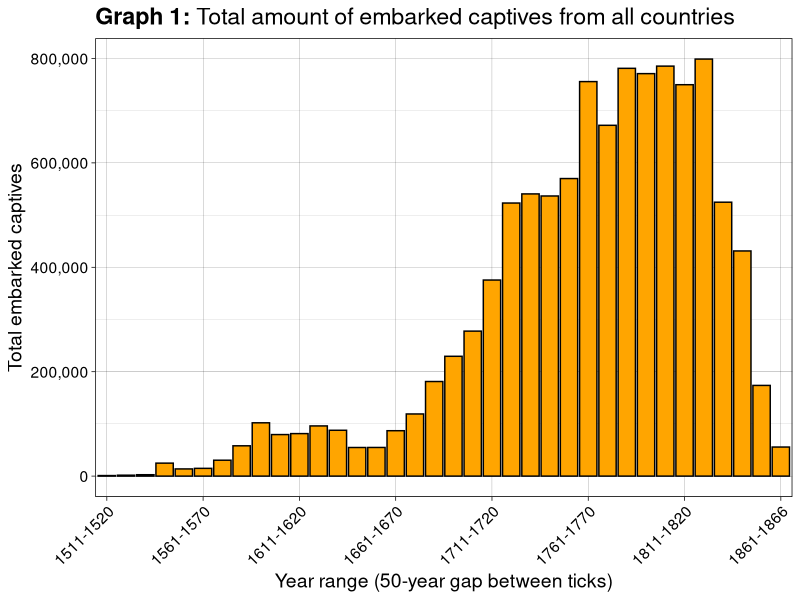
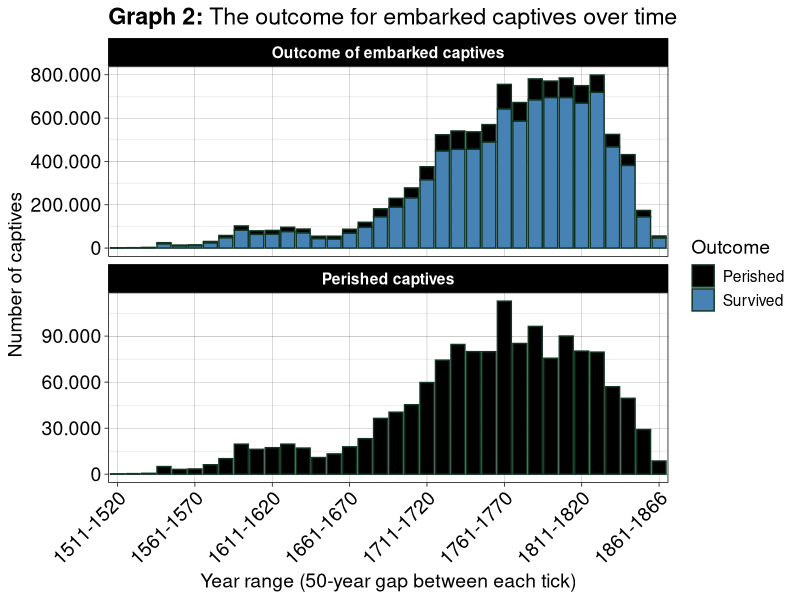
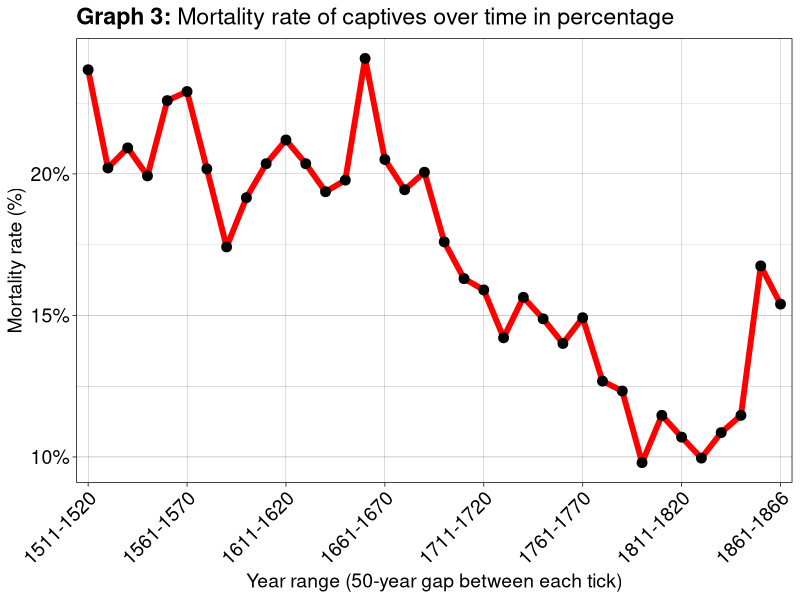
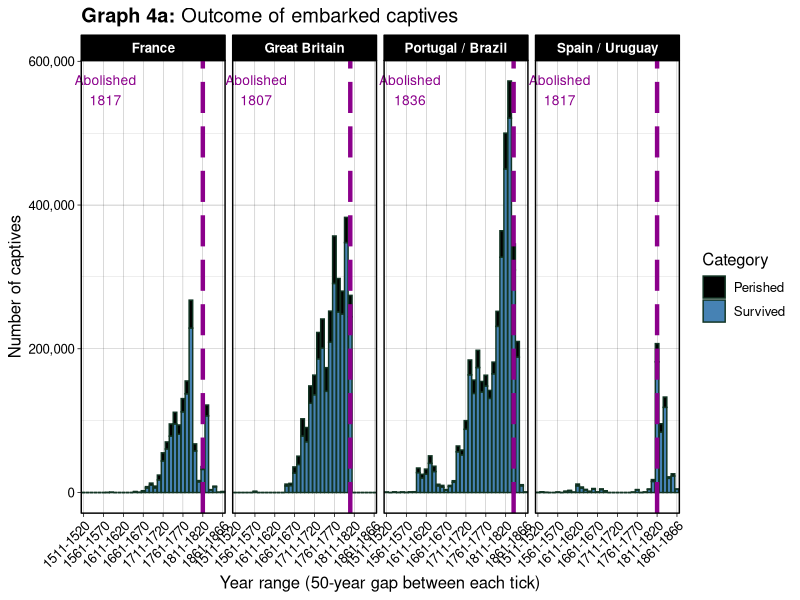
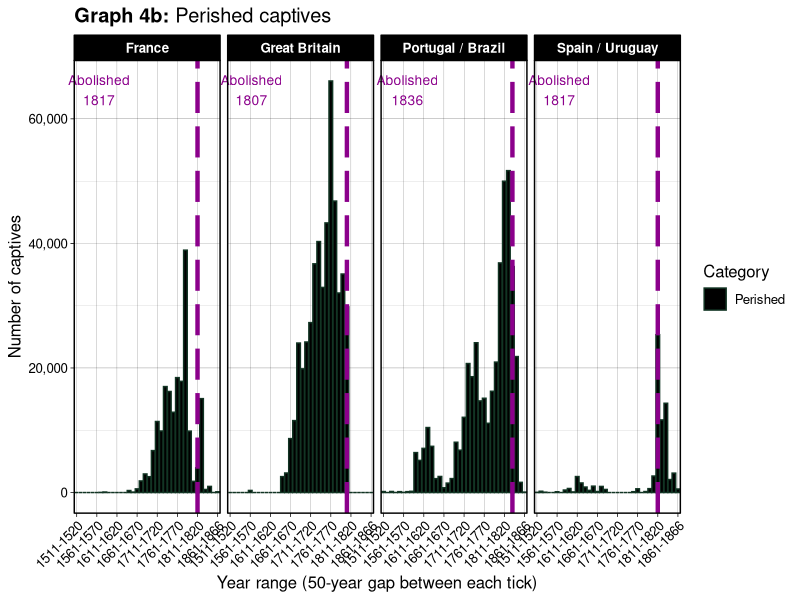
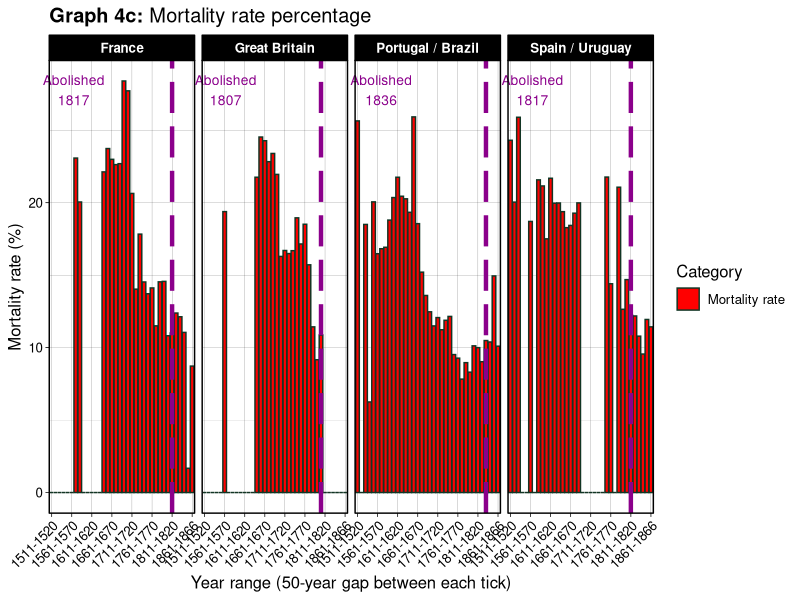
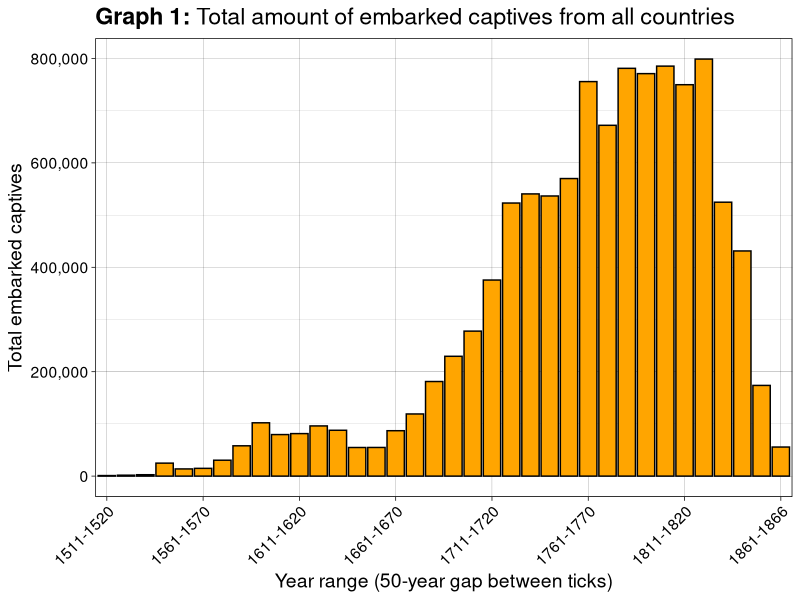
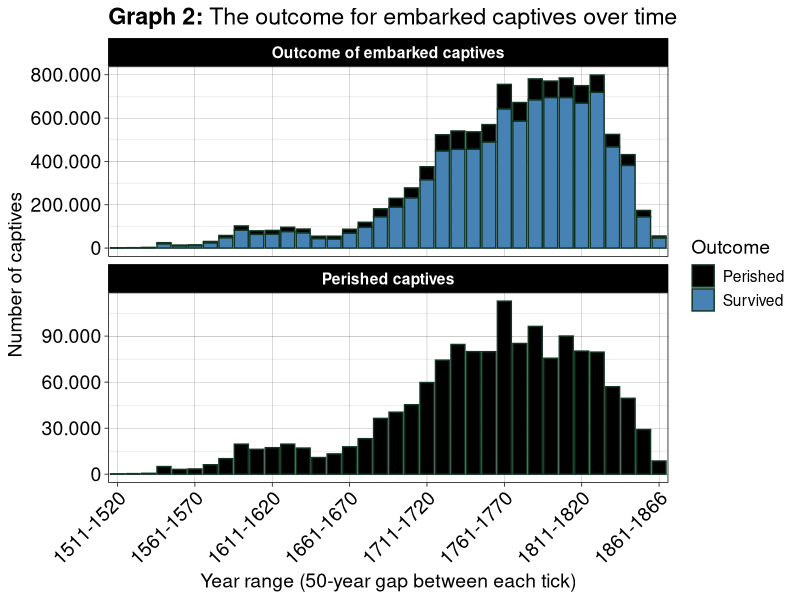

These figures' R source, in order:
## ---- chunk 1
# date: "`r format(Sys.Date(), '%d-%m-%Y')`" can be used to get DD-MM-YYYY.
Sys.setlocale("LC_TIME", "C") # Used to get english month.
## ---- chunk 2
knitr::opts_chunk$set(echo = TRUE,
                      message=FALSE)
## ---- chunk 3
library(tidyverse)
library(dplyr)
library(ggplot2)
library(ggtext)
#sessionInfo()
## ---- chunk 4
# We load the data and immediately add Spain and Portugal to Spain / Uruguay and Portugal / Brazil respectively.

Embarked_captives_data <- read_csv("../Project/Sum-of-embarked-captives-(IMP)-10-year-periods-with-Flag-(IMP)-fixed.csv")
Embarked_captives_data <- Embarked_captives_data %>%
  mutate(
    `Spain / Uruguay` =
      `Spain / Uruguay` + Spain,
    `Portugal / Brazil` =
      `Portugal / Brazil` + Portugal
  ) %>%
  select(
    -Spain,
    -Portugal
  )

Disembarked_captives_data <- read_csv("../Project/Sum-of-disembarked-captives-(IMP)-10-year-periods-with-Flag-(IMP)-fixed.csv")
Disembarked_captives_data <- Disembarked_captives_data %>%
  mutate(
    `Spain / Uruguay` =
      `Spain / Uruguay` + Spain,
    `Portugal / Brazil` =
      `Portugal / Brazil` + Portugal
  ) %>%
  select(
    -Spain,
    -Portugal
  )

Captives_data <- Embarked_captives_data %>%
  left_join(                         # We add the other dataset to the right (joins by left).
    Disembarked_captives_data,
    by = "Year range",               # They are joined up by year.
    suffix = c("_Embarked", "_Disembarked") #  and add the suffix to each coloumn name to be able to distinguish between them.
  )

#Voyage_data <- read_csv("../Project/trans-atlantic-selected.csv")

## ---- chunk 5

Total_Embarked_plot <- ggplot(
  Captives_data %>% slice(1:36),
  aes(x = `Year range`, y = All_Embarked)
) +
  geom_col(color = "black", fill = "orange") +
  scale_y_continuous(labels = scales::label_comma()) +
  scale_x_discrete(
    breaks = Captives_data$`Year range`[1:36][seq(1, 36, by = 5)]
  ) +
  labs(
    title = "<b>Graph 1:</b> Total amount of embarked captives from all countries",
    x = "Year range (50-year gap between ticks)",
    y = "Total embarked captives"
  ) +
  theme_linedraw() +
  theme(
    plot.title = ggtext::element_markdown(),
    text = element_text(size = 14),
    axis.text.x = element_text(angle = 45, hjust = 1)
  )

Total_Embarked_plot
## ---- chunk 6
ggsave("Graphs/Total_Embarked_captives.png", width = 10, height = 6)
## ---- chunk 7
Captives_data <- Captives_data %>%
  mutate(
    Perished = All_Embarked - All_Disembarked,
    Overall_mortality_rate_percentage = round((Perished / All_Embarked) * 100, 2))

Average_overall_mortality_percentage <- Captives_data %>%
  summarize(Average_mortality_percentage = mean(Overall_mortality_rate_percentage, na.rm = TRUE))
## ---- chunk 8
Perished_stacked <- Captives_data %>%
  slice(1:36) %>%   # Choose the first 37 rows
  mutate(
    Perished = All_Embarked - All_Disembarked,
    Mortality_rate_percentage = if_else(
      All_Embarked == 0,
      0,
      Perished / All_Embarked * 100)
    ) %>% 
  transmute(        
    `Year range`,
    Survived = All_Disembarked,  # We define survived and perished
    Perished = Perished
  ) %>%
  tidyr::pivot_longer(            # pivot_longer is used to increase the number of rows and decrease the number of columns.
    cols = c(Survived, Perished), # # We create two columns
    names_to = "Status",
    values_to = "Captives"
  )

# Prepare data for faceted plot
Facet_data <- bind_rows(
  Perished_stacked %>%
    mutate(Panel = "Outcome of embarked captives"),

  Perished_stacked %>%
    filter(Status == "Perished") %>%
    mutate(Panel = "Perished captives")
)
## ---- chunk 9
# Create faceted plot
Tot_perished_captives_facet_plot <- ggplot(
  Facet_data,
  aes(x = `Year range`, y = Captives, fill = Status)
) +
  geom_col(color="#123524") +
  facet_wrap(~Panel, ncol = 1, scales = "free_y") +
  scale_fill_manual(
    values = c(
      "Survived" = "steelblue",
      "Perished" = "black"
    )
  ) +
  scale_y_continuous(labels = scales::label_number(big.mark = ".", decimal.mark = ",")
  ) +
  scale_x_discrete(breaks = Captives_data$`Year range`[1:36][seq(1, 36, by = 5)]
  ) +
  labs(
    title = "<b>Graph 2:</b> The outcome for embarked captives over time",
    x = "Year range (50-year gap between each tick)",
    y = "Number of captives",
    fill = "Outcome"
  ) +
  theme_linedraw() +
  theme(
    plot.title = ggtext::element_markdown(),
    text = element_text(size = 14),
    axis.text.x = element_text(angle = 45, hjust = 1, size = 14),
    axis.text.y = element_text(size = 14),
    strip.text = element_text(face = "bold")
  )

# Creating the mortality percentage plot
Mortality_percentage_plot <- ggplot(
  Captives_data %>% slice(1:36),
  aes(x = `Year range`, y = Overall_mortality_rate_percentage, group = 1)
) +
  geom_line(linewidth = 2, color = "red") +
  geom_point(size = 3, color = "black") +
  scale_y_continuous(
    labels = scales::label_number(suffix = "%")
  ) +
  scale_x_discrete(breaks = Captives_data$`Year range`[1:36][seq(1, 36, by = 5)]
  ) +
  labs(
    title = "<b>Graph 3:</b> Mortality rate of captives over time in percentage",
    x = "Year range (50-year gap between each tick)",
    y = "Mortality rate (%)"
  ) +
  theme_linedraw() +
  theme(
    plot.title = ggtext::element_markdown(),
    text = element_text(size = 14),
    axis.text.x = element_text(angle = 45, hjust = 1, size = 14),
    axis.text.y = element_text(size = 14)
  )

# Display plot
Tot_perished_captives_facet_plot
## ---- chunk 10
ggsave("Graphs/Total_perished_captives_facet.png", width = 10, height = 8)
## ---- chunk 11
Mortality_percentage_plot
## ---- chunk 12
ggsave("Graphs/Total_mortality_rate.png", width = 10, height = 6)
## ---- chunk 13
# We define a new data set. This will be used here to calculate the average and later.
Long_captives_data <- Captives_data %>%
  slice(1:36) %>%
  
  select(
    `Year range`,
    matches("_Embarked$|_Disembarked$")
  ) %>%
  
  select(-starts_with("All")) %>%
  pivot_longer(
    -`Year range`,
    names_to = c("Country", ".value"),
    names_pattern = "(.*)_(Embarked|Disembarked)"
  ) %>%
  
  mutate(
    Perished = Embarked - Disembarked,
    Mortality_rate_percentage = if_else(
      Embarked == 0,
      0,
      Perished / Embarked * 100
    )
  )

Long_captives_data

Average_mortality_percentage <- Long_captives_data %>%
  filter(Mortality_rate_percentage != 0) %>%
  summarize(
    Average_mortality_percentage =
      mean(Mortality_rate_percentage, na.rm = TRUE)
  )

Average_mortality_percentage
## ---- chunk 14
# Abolition of slavery for each country

abolition_years <- tibble::tribble(
  ~Country, ~abolished_slavery_year,
  "Portugal / Brazil", 1836,
  "Great Britain", 1807,
  "France", 1817,
  "Spain / Uruguay", 1817
)

Perished_by_country <- Captives_data %>%
  slice(1:36) %>%
  select(matches("_Embarked$|_Disembarked$")) %>%
  select(-starts_with("All")) %>%
  
  pivot_longer(
    everything(),
    names_to = c("Country", ".value"),
    names_pattern = "(.*)_(Embarked|Disembarked)"
  ) %>%
  
  mutate(
    Perished = Embarked - Disembarked
  ) %>%
  
  group_by(Country) %>%
  summarise(
    Total_perished = sum(Perished, na.rm = TRUE),
    .groups = "drop"
  ) %>%
  
  left_join(abolition_years, by = "Country") %>%
  
  arrange(desc(Total_perished))

Perished_by_country
## ---- chunk 15
Perished_by_country[1:6,]
## ---- chunk 16
# Chosen countries we want to examine
Chosen_countries <- c(
  "Portugal / Brazil",
  "Great Britain",
  "France",
  "Spain / Uruguay"
)

# Creating a country dataset
Country_data <- Captives_data %>%
  slice(1:36) %>%
  select(
    `Year range`,
    matches("_Embarked$|_Disembarked$")
  ) %>%
  select(-starts_with("All")) %>%
  pivot_longer(
    -`Year range`,
    names_to = c("Country", ".value"),
    names_pattern =
      "(.*)_(Embarked|Disembarked)"
  ) %>%
  
  filter(
    Country %in% Chosen_countries
  ) %>%
  
  mutate(
  Perished = Embarked - Disembarked,

  Mortality_rate_percentage =
    replace(
      Perished / Embarked * 100,
      is.nan(Perished / Embarked * 100),
      0
    )
)

# Preparing the facet data
Facet_plot_countries <- bind_rows(

  # Outcome plot
  Country_data %>%
    select(
      `Year range`,
      Country,
      Survived = Disembarked,
      Perished
    ) %>%
    pivot_longer(
      cols = c(Survived, Perished),
      names_to = "Status",
      values_to = "Value"
    ) %>%
    mutate(
      Panel = "Outcome of embarked captives"
    ),

  # Perished captives
  Country_data %>%
    transmute(
      `Year range`,
      Country,
      Status = "Perished",
      Value = Perished,
      Panel = "Perished captives"
    ),

  # Mortality rate
  Country_data %>%
    transmute(
      `Year range`,
      Country,
      Status = "Mortality rate",
      Value = Mortality_rate_percentage,
      Panel = "Mortality rate percentage"
    )
)


abolition_lines <- abolition_years %>%
  
  mutate(
    
    Year_range_position = sapply(
      abolished_slavery_year,
      function(year) {
        
        unique(Facet_plot_countries$`Year range`)[
          sapply(
            strsplit(unique(Facet_plot_countries$`Year range`), "-"),
            function(rng) {
              
              lower <- as.numeric(rng[1])
              upper <- as.numeric(rng[2])
              
              year >= lower & year <= upper
            }
          )
        ]
      }
    ),

    x_position =
      match(
        Year_range_position,
        unique(Facet_plot_countries$`Year range`)
      ),

    label = paste0(
      "Abolished\n",
      abolished_slavery_year
    )
  )
## ---- chunk 17
Outcome_plot <- Facet_plot_countries %>%
  filter(Panel == "Outcome of embarked captives") %>%

ggplot(
  aes(x = `Year range`, y = Value, fill = Status)
) +
  geom_col(color = "#123524") +
  facet_wrap(~Country, nrow = 1) +
  scale_fill_manual(
    values = c(
      "Survived" = "steelblue",
      "Perished" = "black"
    )
  ) +
  geom_vline(
  data = abolition_lines,
  aes(xintercept = x_position),
  linetype = "longdash",
  linewidth = 1.5,
  color = "darkmagenta",
  inherit.aes = FALSE
) +

geom_text(
  data = abolition_lines,
  aes(
    x = x_position*0.21,
    y = Inf,
    label = label
  ),
  vjust = 1.5,
  color = "darkmagenta",
  size = 3.5,
  inherit.aes = FALSE
) +
  scale_x_discrete(
    breaks =
      Captives_data$`Year range`[1:36][seq(1, 36, by = 5)]
  ) +

  scale_y_continuous(
    labels = scales::label_comma()
  ) +

  labs(
    title = "<b>Graph 4a:</b> Outcome of embarked captives",
    x = "Year range (50-year gap between each tick)",
    y = "Number of captives",
    fill = "Category"
  ) +
  coord_cartesian(clip = "off") +
  theme_linedraw() +
  theme(
    plot.title = ggtext::element_markdown(),
    text = element_text(size = 12),
    axis.text.x = element_text(angle = 45, hjust = 1),
    strip.text = element_text(face = "bold")
  )
Outcome_plot

ggsave("Graphs/4.a.Chosen_countries.png", width=14, height=4)
## ---- chunk 18
Perished_plot <- Facet_plot_countries %>%
  filter(Panel == "Perished captives") %>%

ggplot(
  aes(x = `Year range`, y = Value, fill = Status)
) +
  geom_col(color = "#123524") +

  facet_wrap(~Country, nrow = 1) +

  scale_fill_manual(
    values = c("Perished" = "black")
  ) +

  scale_x_discrete(
    breaks =
      Captives_data$`Year range`[1:36][seq(1, 36, by = 5)]
  ) +

  scale_y_continuous(
    labels = scales::label_comma()
  ) +

  labs(
    title = "<b>Graph 4b:</b> Perished captives",
    x = "Year range (50-year gap between each tick)",
    y = "Number of captives",
    fill = "Category"
  ) +
    geom_vline(
  data = abolition_lines,
  aes(xintercept = x_position),
  linetype = "longdash",
  linewidth = 1.5,
  color = "darkmagenta",
  inherit.aes = FALSE
) +

geom_text(
  data = abolition_lines,
  aes(
    x = x_position*0.21,
    y = Inf,
    label = label
  ),
  vjust = 1.5,
  color = "darkmagenta",
  size = 3.5,
  inherit.aes = FALSE
) +
  coord_cartesian(clip = "off") +
  theme_linedraw() +
  theme(
    plot.title = ggtext::element_markdown(),
    text = element_text(size = 12),
    axis.text.x = element_text(angle = 45, hjust = 1),
    strip.text = element_text(face = "bold")
  )
Perished_plot
ggsave("Graphs/4.b.Chosen_countries.png", width=14, height=4)
## ---- chunk 19
Mortality_plot <- Facet_plot_countries %>%
  filter(Panel == "Mortality rate percentage") %>%

ggplot(
  aes(x = `Year range`, y = Value, fill = Status)
) +
  geom_col(color = "#123524") +

  facet_wrap(~Country, nrow = 1) +

  scale_fill_manual(
    values = c("Mortality rate" = "red")
  ) +

  scale_x_discrete(
    breaks =
      Captives_data$`Year range`[1:36][seq(1, 36, by = 5)]
  ) +

  labs(
    title = "<b>Graph 4c:</b> Mortality rate percentage",
    x = "Year range (50-year gap between each tick)",
    y = "Mortality rate (%)",
    fill = "Category"
  ) +
    geom_vline(
  data = abolition_lines,
  aes(xintercept = x_position),
  linetype = "longdash",
  linewidth = 1.5,
  color = "darkmagenta",
  inherit.aes = FALSE
) +

geom_text(
  data = abolition_lines,
  aes(
    x = x_position*0.21,
    y = Inf,
    label = label
  ),
  vjust = 1.5,
  color = "darkmagenta",
  size = 3.5,
  inherit.aes = FALSE
) +
  coord_cartesian(clip = "off") +
  theme_linedraw() +
  theme(
    plot.title = ggtext::element_markdown(),
    text = element_text(size = 12),
    axis.text.x = element_text(angle = 45, hjust = 1),
    strip.text = element_text(face = "bold")
  )
Mortality_plot
ggsave("Graphs/4.c.Chosen_countries.png", width=14, height=4)
